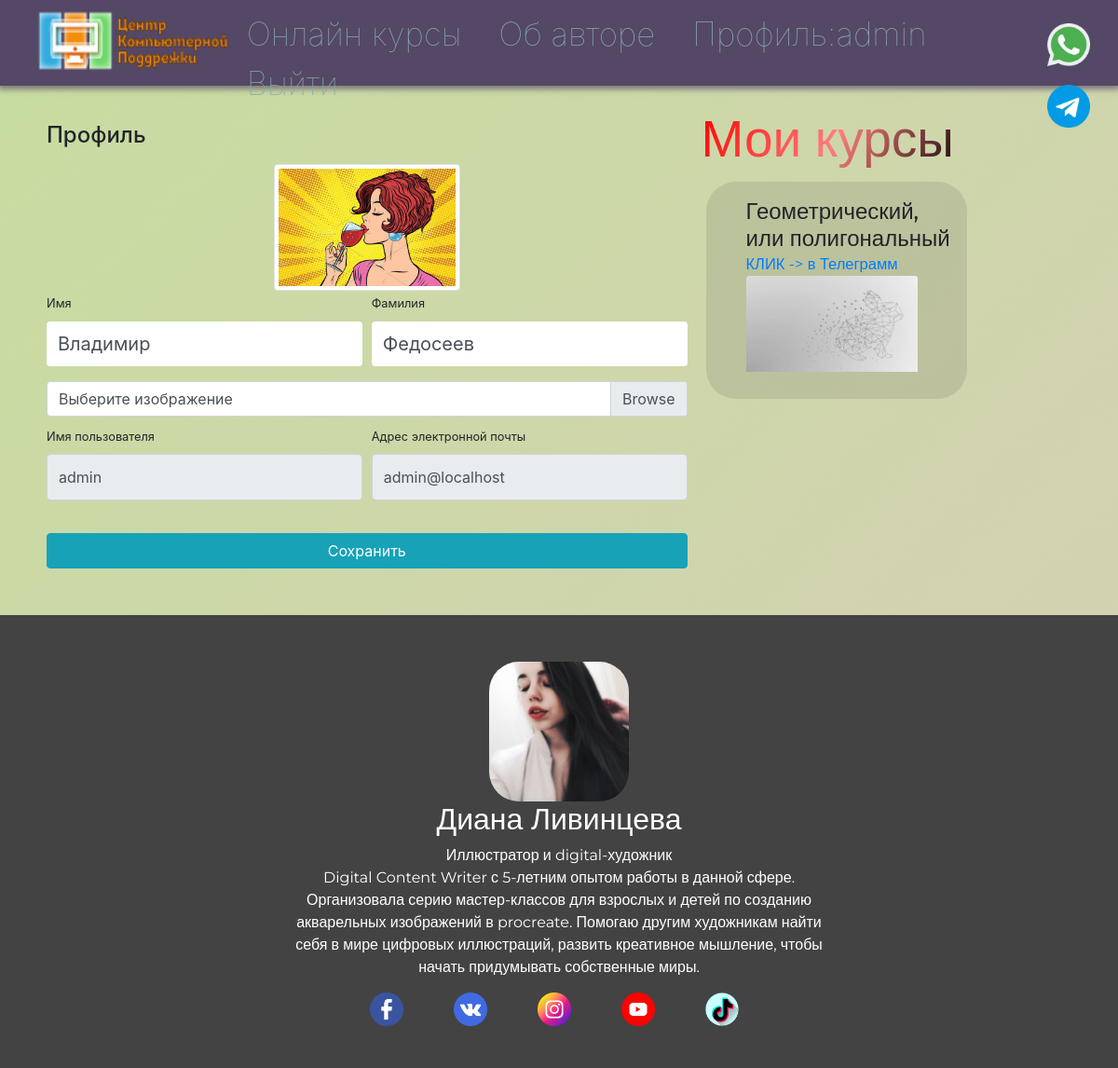
Before: /users/profile/ (signed in) with the older database file.
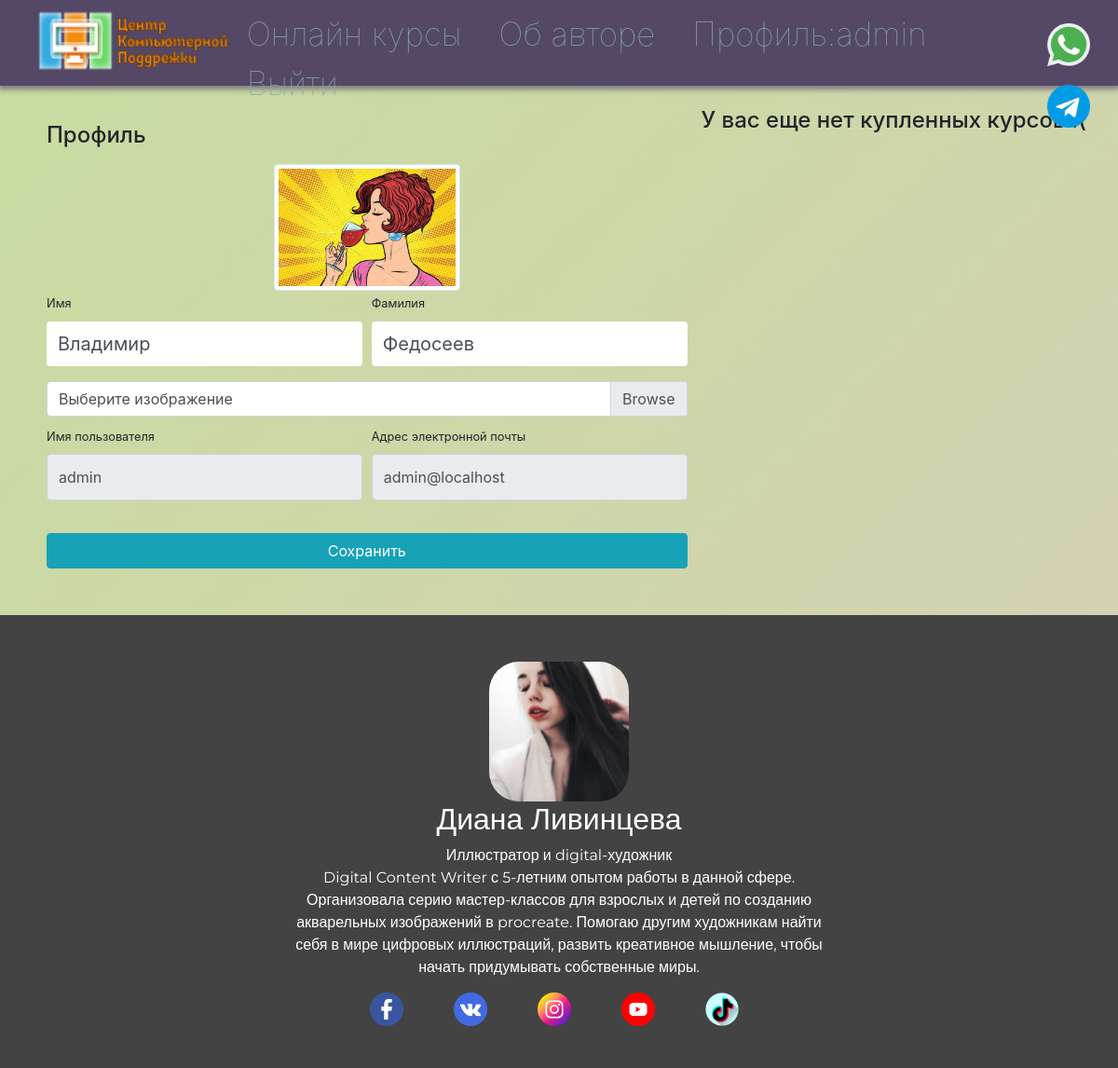
After: the same page with the newer database file.
### school/models.py (models this page shows, shortened)
class MyCourses(models.Model):
    user = models.ForeignKey(User, on_delete=models.CASCADE)
    course = models.ForeignKey(AllCourses, on_delete=models.CASCADE)
    create_buy = models.DateTimeField(auto_now_add=True)
    class Meta:
        verbose_name = 'Купленный курс'
        verbose_name_plural = 'Купленные курсы'

class AllCourses(models.Model):
    name = models.CharField(max_length=256, verbose_name='Название курса')
    image = models.ImageField(upload_to='school_images', blank=True, verbose_name='Изображение')
    image_desc = models.TextField(blank=True, verbose_name='Описание картинки')
    description = models.TextField(blank=True, verbose_name='Описание')
    tg_url = models.CharField(max_length=300, default='#', verbose_name='Курс в телеграмм')
    price = models.DecimalField(max_digits=8, decimal_places=2, default=0, verbose_name='Цена')
    class Meta:
        verbose_name = 'Курс'
        verbose_name_plural = 'Курсы'

### users/views.py (the view)
# urls.py: path('profile/', views.profile, name='profile'),
@login_required(login_url='/users/login/')
def profile(request):
    user = request.user
    if request.method == 'POST':
        form = UserProfileForm(data=request.POST, files=request.FILES, instance=user)
        if form.is_valid():
            form.save()
            return redirect('profile')
    else:
        form = UserProfileForm(instance=user)
    context = {
        'form': form,
        'my_courses': MyCourses.objects.filter(user=user)
    }
    return render(request, 'users/profile.html', context)

### users/forms.py
class UserProfileForm(UserChangeForm):
    username = forms.CharField(widget=forms.TextInput(attrs={'readonly': True}))
    email = forms.CharField(widget=forms.EmailInput(attrs={'readonly': True}))
    image = forms.ImageField(widget=forms.FileInput(), required=False)
    def __init__(self, *args, **kwargs):
        super(UserProfileForm, self).__init__(*args, **kwargs)
        for field in self.fields.values():
            field.widget.attrs['class'] = 'form-control py-4'
        self.fields['image'].widget.attrs['class'] = 'custom-file-input'
    class Meta:
        model = User
        fields = ('username', 'email', 'first_name', 'last_name', 'image')

### users/templates/users/profile.html (shortened to what this page needs)
{% extends 'school/base.html' %}
{% load static %}
{% block content %}
<div class="container2">
    <div class="row">
        <div class="col-lg-7">
            <h4 class="mt-3 mb-3">Профиль</h4>
            <div class="col-lg-12 text-center">
                <img width="200" height="200"
                     src="{% if user.image %} {{ user.image.url }} {% else %} {% static 'vendor/img/users/default.jpg' %} {% endif %}"
                     class="img-thumbnail">
            </div>
            <form action="{% url 'profile' %}" method="post" enctype="multipart/form-data">
                <div class="form-row">
                    <div class="col-lg-6">
                        <div class="form-group">
                            <label class="small mb-1" for="{{ form.first_name.id_for_label }}">Имя</label>
                            {{ form.first_name }}
                        </div>
                    </div>
                    <div class="col-lg-6">
                        <div class="form-group">
                            <label class="small mb-1" for="{{ form.last_name.id_for_label }}">Фамилия</label>
                            {{ form.last_name }}
                        </div>
                    </div>
                </div>
                <div class="form-row mb-2">
                    <div class="col-lg-12">
                        <div class="custom-file">
                            <label class="custom-file-label" for="{{ form.image.id_for_label }}">Выберите изображение</label>
                        </div>
                    </div>
                </div>
                <div class="form-row">
                    <div class="col-lg-6">
                        <label class="small mb-1" for="{{ form.username.id_for_label }}">Имя пользователя</label>
                        {{ form.username }}
                    </div>
                    <div class="col-lg-6">
                        <label class="small mb-1" for="{{ form.email.id_for_label }}">Адрес электронной
                            почты</label>
                        {{ form.email }}
                    </div>
                </div>
                <div class="form-row">
                    <div class="col-lg-12" style="margin-top: 33px;">
                        <input class="btn btn-info btn-block" type="submit" value="Сохранить">
                    </div>
                </div>
            </form>
        </div>
        {% include 'school/my_courses.html' %}
    </div>
</div>
{% endblock %}

### school/templates/school/my_courses.html
{% if my_courses %}
<div class="b_courses">
    <h4 class="mcourse-header">Мои курсы</h4>
    <div class="mcourse-all">
        {% for course in my_courses %}
        <div class="mc-bg">
            <div class="mcourse-list">
                <div class="mcourse-name">
                    <h4>{{ course.course.name }}</h4>
                </div>
                <a href="{{ course.course.tg_url }}">КЛИК -> в Телеграмм</a>
                <div class="mcourse-img">
                    <img class="card-img-top"
                         src="/media/{{ course.course.image }}"
                         alt="">
                </div>
            </div>
        </div>
        {% endfor %}
    </div>
</div>
{% else %}
<div class="course_no">
    <h4>У вас еще нет купленных курсов :(</h4>
</div>
{% endif %}

Changed rows visible on the page:
removed MyCourses: course.name "Геометрический, или полигональный", course.image (picture)
Other visible differences:
text no longer shown: "Мои курсы"
text now shown: "У вас еще нет купленных курсов :("
